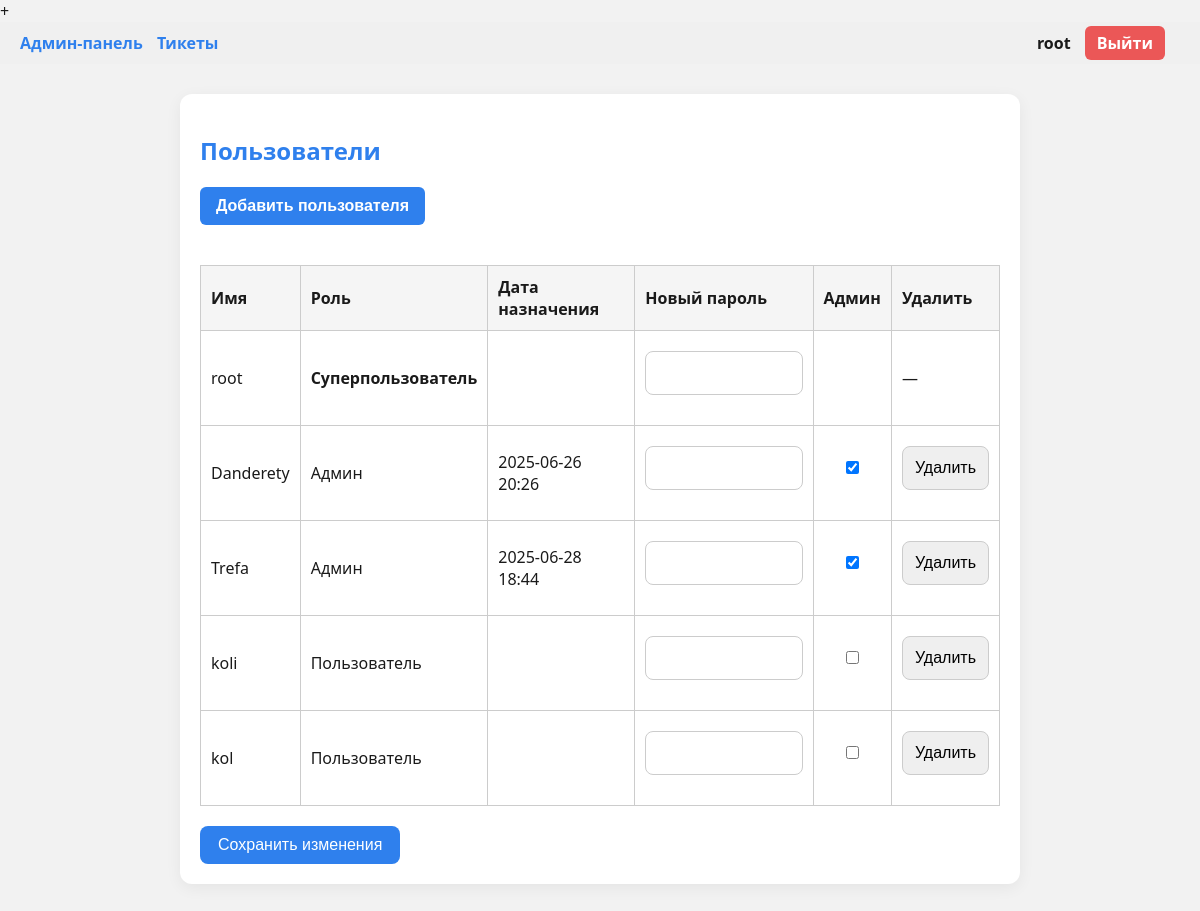
Screenshot of /users (signed in) with the database file from the repository.
### app/models.py (models this page shows, shortened)
class User(UserMixin, db.Model):
    id = db.Column(db.Integer, primary_key=True)
    username = db.Column(db.String(64), unique=True, nullable=False)
    password = db.Column(db.String(128), nullable=False)
    is_admin = db.Column(db.Boolean, default=False)
    is_super = db.Column(db.Boolean, default=False)
    admin_assigned_at = db.Column(db.DateTime, nullable=True)
    tickets = db.relationship('Ticket', backref='user', cascade="all, delete", passive_deletes=True)

### app/routes.py (the view, shortened to what this page needs)
@routes_bp.route('/users', methods=['GET', 'POST'])
@login_required
def users():
    if not current_user.is_super:
        return redirect(url_for('routes_bp.submit_ticket'))
    users = User.query.all()
    return render_template('users.html', users=users)

### app/__init__.py (called while the page is built)
def create_app():
    TEMPLATE_DIR = os.path.join(os.path.dirname(basedir), "templates")
    STATIC_DIR = os.path.join(os.path.dirname(basedir), "static")
    app = Flask(__name__, template_folder=TEMPLATE_DIR, static_folder=STATIC_DIR)
    app.config.from_object(Config)
    db.init_app(app)
    login_manager.init_app(app)
    socketio.init_app(app)
    @login_manager.user_loader
    def load_user(user_id):
        from app.models import User  # импорт здесь, чтобы избежать циклической зависимости
        return User.query.get(int(user_id))
    with app.app_context():
        from app import models  # 👈 импорт только здесь!
        db.create_all()
    from app.routes import routes_bp
    app.register_blueprint(routes_bp)
    return app, socketio

### templates/users.html (shortened to what this page needs)
<!DOCTYPE html>
<html lang="ru">
<head>
  <link rel="stylesheet" href="{{ url_for('static', filename='users.css') }}">
</head>
<body>
  {% include 'topbar.html' %}
  <div class="container">
    <h2>Пользователи</h2>
    <button type="button" class="open-user-modal-btn" onclick="openUserModal()">Добавить пользователя</button>
    <form method="POST">
      <div class="table-wrapper">
        <table class="user-table">
          <thead>
            <tr>
              <th>Имя</th>
              <th>Роль</th>
              <th>Дата назначения</th>
              <th>Новый пароль</th>
              <th>Админ</th>
              <th>Удалить</th>
            </tr>
          </thead>
          <tbody>
            {% for user in users %}
            <tr>
              <td data-label="Имя">{{ user.username }}</td>
              <td data-label="Роль">
                {% if user.is_super %}<strong>Суперпользователь</strong>
                {% elif user.is_admin %}Админ
                {% else %}Пользователь{% endif %}
              </td>
              <td data-label="Дата назначения">{{ user.admin_assigned_at.strftime('%Y-%m-%d %H:%M') if user.admin_assigned_at else '' }}</td>
              <td data-label="Новый пароль">
                <input type="text" name="password_{{ user.id }}">
              </td>
              <td data-label="Админ">
                {% if not user.is_super %}
                <input type="checkbox" name="admin_{{ user.id }}" {% if user.is_admin %}checked{% endif %}>
                {% endif %}
              </td>
              <td data-label="">
                {% if not user.is_super %}
                <input type="submit" name="delete_{{ user.id }}" value="Удалить">
                {% else %}—{% endif %}
              </td>
            </tr>
            {% endfor %}
          </tbody>
        </table>
      </div>
      <div class="blockk">
        <button type="submit">Сохранить изменения</button>
      </div>
    </form>
  </div>
</body>
</html>

### templates/topbar.html (shortened to what this page needs)
{% if request.endpoint not in ['routes_bp.login', 'routes_bp.register'] %}
  <div class="topbar">
    <div class="left-links">
      {% if current_user.is_authenticated %}
        {% if current_user.is_admin and request.endpoint != 'routes_bp.admin_panel' %}
          <a href="{{ url_for('routes_bp.admin_panel') }}" class="topbar-btn">Админ-панель</a>
        {% endif %}
        {% if request.endpoint != 'routes_bp.submit_ticket' %}
          <a href="{{ url_for('routes_bp.submit_ticket') }}" class="topbar-btn">Тикеты</a>
        {% endif %}
      {% endif %}
    </div>
    <div class="right-links">
      {% if current_user.is_authenticated %}
        <span class="username">{{ current_user.username }}</span>
        <a href="{{ url_for('routes_bp.logout') }}" class="logout-btn">Выйти</a>
      {% endif %}
    </div>
  </div>
{% endif %}

### static/users.css (style rules this page uses)
.container { padding: 20px; }
.user-table { width: 100%; border-collapse: collapse; margin-top: 20px; }
.user-table th, .user-table td { border: 1px solid #ccc; padding: 10px; text-align: left; }
.user-table th { background-color: #f5f5f5; }
.open-user-modal-btn { background-color: #2F80ED; color: white; font-weight: bold; padding: 10px 16px; border: none; border-radius: 6px; cursor: pointer; margin-bottom: 20px; }
.blockk { margin-top: 20px; }

### static/base.css (style rules this page uses)
body { margin: 0; padding: 0; font-family: 'Segoe UI', sans-serif; background-color: #F2F2F2; color: #1A1A1A; }
.container { max-width: 800px; margin: 30px auto; padding: 20px; background-color: #FFFFFF; border-radius: 12px; box-shadow: 0 4px 16px rgba(0, 0, 0, 0.06); }
h1, h2, h3 { color: #2F80ED; }
input, select, textarea { width: 100%; padding: 12px; margin: 10px 0 20px; border: 1px solid #ccc; border-radius: 8px; font-size: 1rem; box-sizing: border-box; }
button, .btn { background-color: #2F80ED; color: white; padding: 10px 18px; border: none; border-radius: 8px; cursor: pointer; font-size: 1rem; transition: background-color 0.3s ease; }
.topbar { display: flex; justify-content: space-between; align-items: center; padding: 10px 20px; background-color: #f0f0f0; font-size: 1rem; margin-bottom: 20px; }
.topbar a { text-decoration: none; margin-right: 15px; color: #2F80ED; font-weight: bold; }
.topbar a.logout-btn { background-color: #eb5757; color: white; padding: 6px 12px; border-radius: 6px; }
.topbar .username { margin-right: 10px; font-weight: bold; }
.left-links a { margin-right: 10px; }

### rows the page displays
User: username "root", is_super "Суперпользователь"
User: username "Danderety", is_super "Админ", admin_assigned_at "2025-06-26 20:26", is_admin "☑"
User: username "Trefa", is_super "Админ", admin_assigned_at "2025-06-28 18:44", is_admin "☑"
User: username "koli", is_super "Пользователь"
User: username "kol", is_super "Пользователь"
